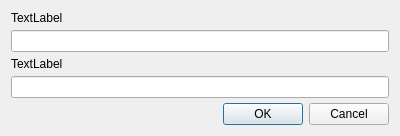
<?xml version="1.0" encoding="UTF-8"?>
<ui version="4.0">
 <class>EditModDialog</class>
 <widget class="QDialog" name="EditModDialog">
  <property name="geometry">
   <rect>
    <x>0</x>
    <y>0</y>
    <width>400</width>
    <height>127</height>
   </rect>
  </property>
  <property name="windowTitle">
   <string>Dialog</string>
  </property>
  <layout class="QVBoxLayout" name="verticalLayout">
   <property name="spacing">
    <number>5</number>
   </property>
   <item>
    <widget class="QLabel" name="labelName">
     <property name="text">
      <string>TextLabel</string>
     </property>
    </widget>
   </item>
   <item>
    <widget class="QLineEdit" name="lineEditName"/>
   </item>
   <item>
    <widget class="QLabel" name="labelPath">
     <property name="text">
      <string>TextLabel</string>
     </property>
    </widget>
   </item>
   <item>
    <widget class="MyLineEdit" name="lineEditPath"/>
   </item>
   <item>
    <widget class="QDialogButtonBox" name="buttonBox">
     <property name="orientation">
      <enum>Qt::Horizontal</enum>
     </property>
     <property name="standardButtons">
      <set>QDialogButtonBox::Cancel|QDialogButtonBox::Ok</set>
     </property>
    </widget>
   </item>
  </layout>
 </widget>
 <customwidgets>
  <customwidget>
   <class>MyLineEdit</class>
   <extends>QLineEdit</extends>
   <header>mylineedit.h</header>
  </customwidget>
 </customwidgets>
 <resources/>
 <connections>
  <connection>
   <sender>buttonBox</sender>
   <signal>accepted()</signal>
   <receiver>EditModDialog</receiver>
   <slot>accept()</slot>
   <hints>
    <hint type="sourcelabel">
     <x>248</x>
     <y>254</y>
    </hint>
    <hint type="destinationlabel">
     <x>157</x>
     <y>274</y>
    </hint>
   </hints>
  </connection>
  <connection>
   <sender>buttonBox</sender>
   <signal>rejected()</signal>
   <receiver>EditModDialog</receiver>
   <slot>reject()</slot>
   <hints>
    <hint type="sourcelabel">
     <x>316</x>
     <y>260</y>
    </hint>
    <hint type="destinationlabel">
     <x>286</x>
     <y>274</y>
    </hint>
   </hints>
  </connection>
 </connections>
</ui>
